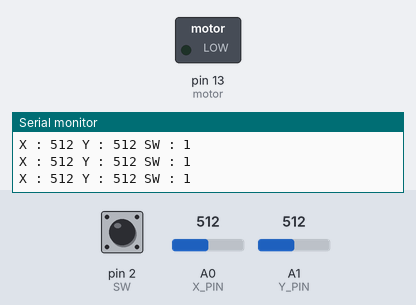
A sketch run on a simulated Arduino Uno, built with avr-gcc and run on an emulated ATmega328P. Shown: switched loads named in the sketch (green lamp = pin HIGH), the last lines printed to the serial monitor. The inputs (shaded band) are chosen by the test bench; at power-on: A0 (X_PIN) = 512, pin 2 (SW) HIGH, A1 (Y_PIN) = 512.

Above: at 1.2 s.
1.3 s: A0 (X_PIN) set to 633
2.8 s: A0 (X_PIN) set to 655
At 4.2 s:
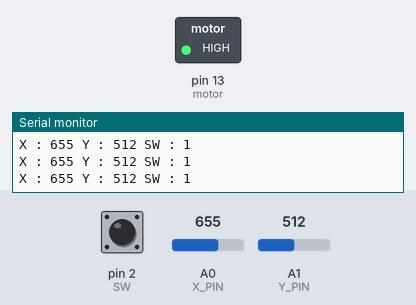
4.5 s: A0 (X_PIN) set to 511
At 5.7 s:
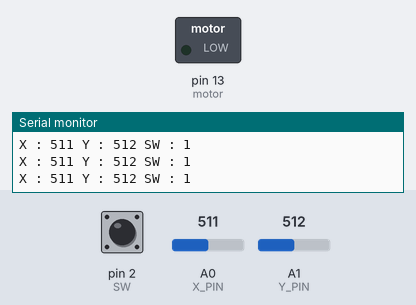
6.0 s: A0 (X_PIN) set to 716
At 7.0 s:
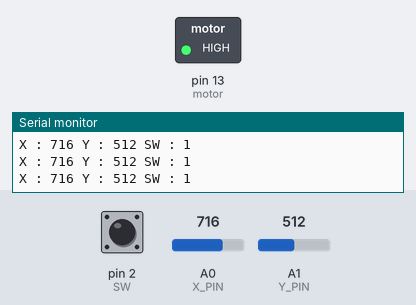
Timing chart, 0 to 8.5 s (numbered marks = the images above; inputs shaded):
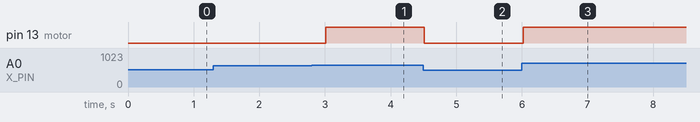

Measured:
- the behaviour switches between 646 and 647 on A0 (X_PIN) (found by bisection; images 0 and 1)
- after the input at 2.8 s, pin 13 (motor): LOW → HIGH after 0.21 s
- after the input at 4.5 s, pin 13 (motor): HIGH → LOW at once
- after the input at 6.0 s, pin 13 (motor): LOW → HIGH at once

The sketch:

Joystick.ino
```cpp
#define X_PIN A0  // PD0
#define Y_PIN A1  // PD1
#define SW 2
#define motor 13

void setup() {
  Serial.begin(9600);
  pinMode(SW, INPUT_PULLUP); // 16
  pinMode(X_PIN,INPUT);
  pinMode(Y_PIN,INPUT);
  pinMode(motor,OUTPUT);
}

void loop() {
  //X축 값 출력
  Serial.print("X : ");
  Serial.print(analogRead(X_PIN));
  Serial.print(" ");

  //Y축 값 출력
  Serial.print("Y : ");
  Serial.print(analogRead(Y_PIN));
  Serial.print(" ");

  //SW 값 출력
  Serial.print("SW : ");
  Serial.println(digitalRead(SW));

  int value = analogRead(X_PIN);
  int speed;

  if(value > 519){
    speed = value - 519;
  }
  else{
    speed = abs(speed);
  }

  analogWrite(motor,speed);
  delay(300);
}
```
